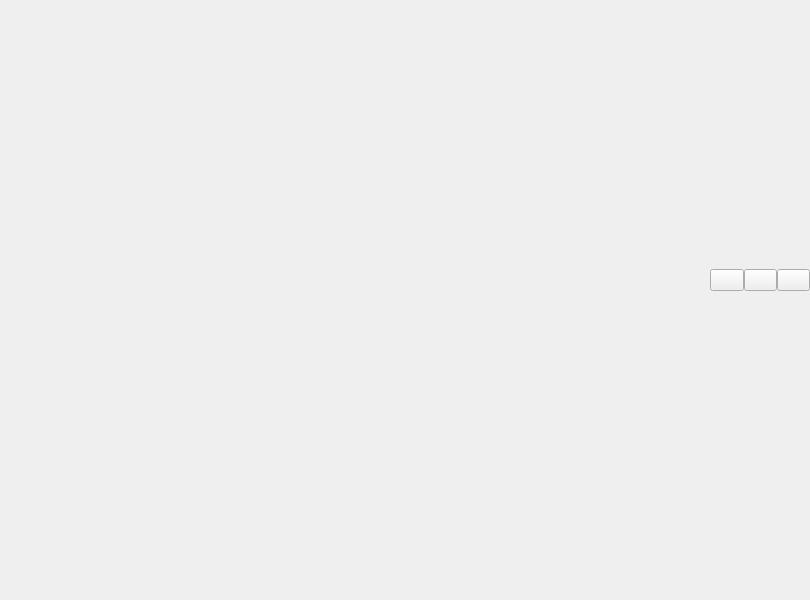
<?xml version="1.0" encoding="UTF-8"?>
<ui version="4.0">
 <class>frmMain</class>
 <widget class="QWidget" name="frmMain">
  <property name="geometry">
   <rect>
    <x>0</x>
    <y>0</y>
    <width>810</width>
    <height>600</height>
   </rect>
  </property>
  <property name="windowTitle">
   <string>Dialog</string>
  </property>
  <property name="sizeGripEnabled" stdset="0">
   <bool>false</bool>
  </property>
  <layout class="QVBoxLayout" name="verticalLayout">
   <property name="spacing">
    <number>0</number>
   </property>
   <property name="leftMargin">
    <number>0</number>
   </property>
   <property name="topMargin">
    <number>0</number>
   </property>
   <property name="rightMargin">
    <number>0</number>
   </property>
   <property name="bottomMargin">
    <number>0</number>
   </property>
   <item>
    <widget class="QWidget" name="widgetTitle" native="true">
     <property name="sizePolicy">
      <sizepolicy hsizetype="Preferred" vsizetype="Fixed">
       <horstretch>0</horstretch>
       <verstretch>0</verstretch>
      </sizepolicy>
     </property>
     <layout class="QHBoxLayout" name="horizontalLayout_2">
      <property name="spacing">
       <number>0</number>
      </property>
      <property name="leftMargin">
       <number>0</number>
      </property>
      <property name="topMargin">
       <number>0</number>
      </property>
      <property name="rightMargin">
       <number>0</number>
      </property>
      <property name="bottomMargin">
       <number>0</number>
      </property>
      <item>
       <widget class="QLabel" name="labIco">
        <property name="text">
         <string/>
        </property>
        <property name="alignment">
         <set>Qt::AlignCenter</set>
        </property>
       </widget>
      </item>
      <item>
       <widget class="QLabel" name="labTitle">
        <property name="styleSheet">
         <string notr="true"/>
        </property>
        <property name="text">
         <string/>
        </property>
        <property name="alignment">
         <set>Qt::AlignLeading|Qt::AlignLeft|Qt::AlignVCenter</set>
        </property>
       </widget>
      </item>
      <item>
       <widget class="QWidget" name="widgetTop" native="true">
        <layout class="QHBoxLayout" name="horizontalLayout_3">
         <property name="spacing">
          <number>0</number>
         </property>
         <property name="leftMargin">
          <number>0</number>
         </property>
         <property name="topMargin">
          <number>0</number>
         </property>
         <property name="rightMargin">
          <number>0</number>
         </property>
         <property name="bottomMargin">
          <number>0</number>
         </property>
        </layout>
       </widget>
      </item>
      <item>
       <spacer name="horizontalSpacer">
        <property name="orientation">
         <enum>Qt::Horizontal</enum>
        </property>
        <property name="sizeHint" stdset="0">
         <size>
          <width>40</width>
          <height>20</height>
         </size>
        </property>
       </spacer>
      </item>
      <item>
       <widget class="QWidget" name="widgetMenu" native="true">
        <property name="minimumSize">
         <size>
          <width>100</width>
          <height>0</height>
         </size>
        </property>
        <property name="maximumSize">
         <size>
          <width>100</width>
          <height>16777215</height>
         </size>
        </property>
        <layout class="QGridLayout" name="gridLayout_2">
         <property name="leftMargin">
          <number>0</number>
         </property>
         <property name="topMargin">
          <number>0</number>
         </property>
         <property name="rightMargin">
          <number>0</number>
         </property>
         <property name="bottomMargin">
          <number>0</number>
         </property>
         <property name="spacing">
          <number>0</number>
         </property>
         <item row="0" column="2">
          <widget class="QPushButton" name="btnMenu_Close">
           <property name="sizePolicy">
            <sizepolicy hsizetype="Minimum" vsizetype="Expanding">
             <horstretch>0</horstretch>
             <verstretch>0</verstretch>
            </sizepolicy>
           </property>
           <property name="cursor">
            <cursorShape>ArrowCursor</cursorShape>
           </property>
           <property name="focusPolicy">
            <enum>Qt::NoFocus</enum>
           </property>
           <property name="toolTip">
            <string>关闭</string>
           </property>
           <property name="text">
            <string/>
           </property>
          </widget>
         </item>
         <item row="1" column="0" colspan="3">
          <spacer name="verticalSpacer">
           <property name="orientation">
            <enum>Qt::Vertical</enum>
           </property>
           <property name="sizeHint" stdset="0">
            <size>
             <width>20</width>
             <height>40</height>
            </size>
           </property>
          </spacer>
         </item>
         <item row="0" column="0">
          <widget class="QPushButton" name="btnMenu_Min">
           <property name="sizePolicy">
            <sizepolicy hsizetype="Minimum" vsizetype="Expanding">
             <horstretch>0</horstretch>
             <verstretch>0</verstretch>
            </sizepolicy>
           </property>
           <property name="cursor">
            <cursorShape>ArrowCursor</cursorShape>
           </property>
           <property name="focusPolicy">
            <enum>Qt::NoFocus</enum>
           </property>
           <property name="toolTip">
            <string>最小化</string>
           </property>
           <property name="text">
            <string/>
           </property>
          </widget>
         </item>
         <item row="0" column="1">
          <widget class="QPushButton" name="btnMenu_Max">
           <property name="sizePolicy">
            <sizepolicy hsizetype="Minimum" vsizetype="Expanding">
             <horstretch>0</horstretch>
             <verstretch>0</verstretch>
            </sizepolicy>
           </property>
           <property name="focusPolicy">
            <enum>Qt::NoFocus</enum>
           </property>
           <property name="toolTip">
            <string>最大化</string>
           </property>
           <property name="text">
            <string/>
           </property>
          </widget>
         </item>
        </layout>
       </widget>
      </item>
     </layout>
    </widget>
   </item>
   <item>
    <layout class="QVBoxLayout" name="widgetMain"/>
   </item>
  </layout>
 </widget>
 <resources/>
 <connections/>
</ui>
